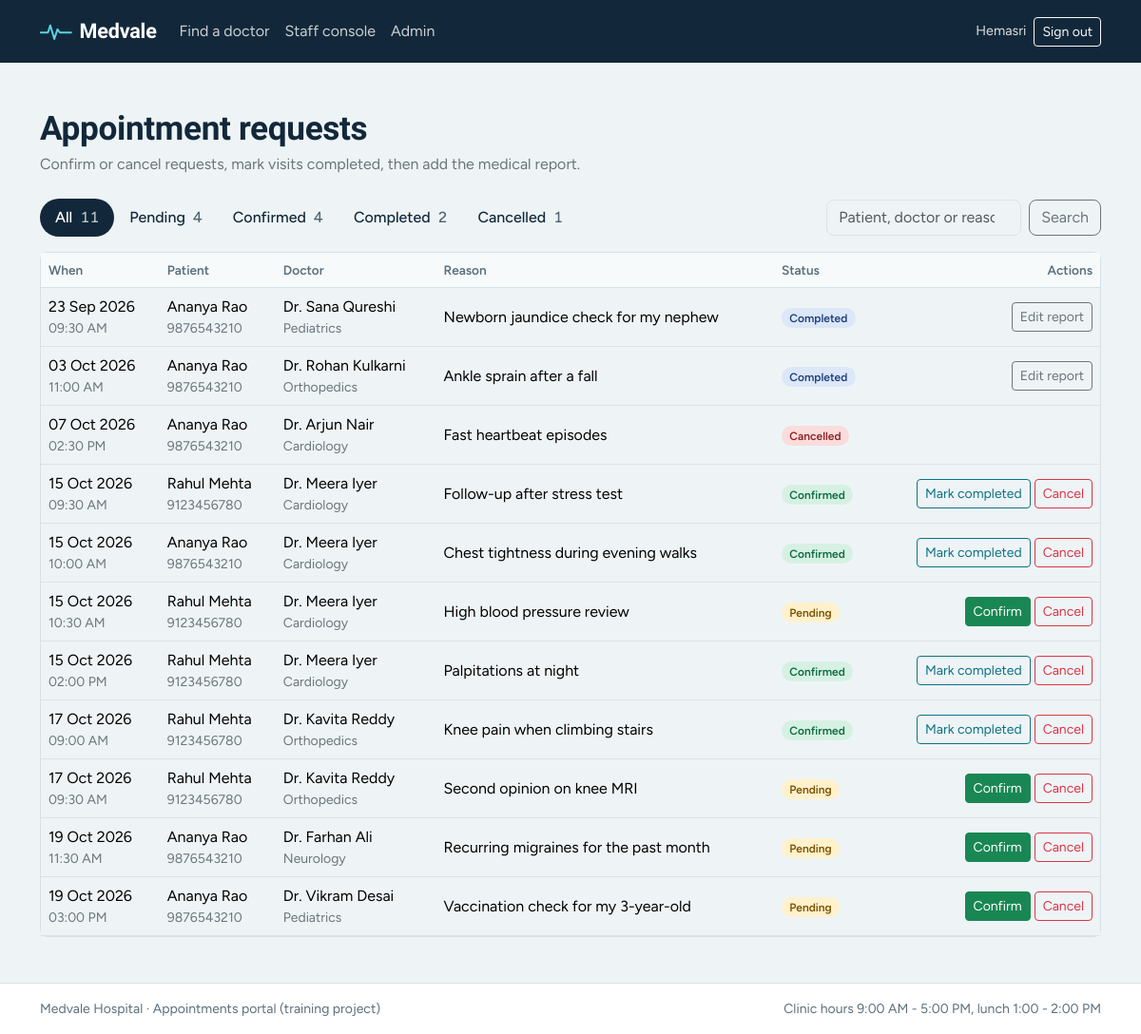
The app's page /staff/appointments/ (signed in) with its own data.
### appointments/models.py (models this page shows, shortened)
class Appointment(models.Model):
    PENDING = "PENDING"
    CONFIRMED = "CONFIRMED"
    COMPLETED = "COMPLETED"
    CANCELLED = "CANCELLED"
    STATUS_CHOICES = [
        (PENDING, "Pending"),
        (CONFIRMED, "Confirmed"),
        (COMPLETED, "Completed"),
        (CANCELLED, "Cancelled"),
    ]
    ALLOWED_TRANSITIONS = {
        PENDING: {CONFIRMED, CANCELLED},
        CONFIRMED: {COMPLETED, CANCELLED},
        COMPLETED: set(),
        CANCELLED: set(),
    }
    patient = models.ForeignKey(Patient, on_delete=models.CASCADE, related_name="appointments")
    doctor = models.ForeignKey(Doctor, on_delete=models.PROTECT, related_name="appointments")
    date = models.DateField()
    time_slot = models.CharField(max_length=5, choices=TIME_SLOTS)
    reason = models.TextField(max_length=500)
    status = models.CharField(max_length=10, choices=STATUS_CHOICES, default=PENDING)
    created_at = models.DateTimeField(auto_now_add=True)
    class Meta:
        ordering = ["-date", "-time_slot"]
        constraints = [
            models.UniqueConstraint(
                fields=["doctor", "date", "time_slot"],
                condition=~Q(status="CANCELLED"),
                name="unique_active_doctor_slot",
            )
        ]
    @property
    def slot_label(self):
        return dict(TIME_SLOTS).get(self.time_slot, self.time_slot)
    @property
    def next_statuses(self):
        labels = dict(self.STATUS_CHOICES)
        order = [self.CONFIRMED, self.COMPLETED, self.CANCELLED]
        allowed = self.ALLOWED_TRANSITIONS.get(self.status, set())
        return [(s, labels[s]) for s in order if s in allowed]

class Patient(models.Model):
    GENDER_CHOICES = [("F", "Female"), ("M", "Male"), ("O", "Other")]
    BLOOD_GROUPS = [
        ("A+", "A+"), ("A-", "A-"), ("B+", "B+"), ("B-", "B-"),
        ("AB+", "AB+"), ("AB-", "AB-"), ("O+", "O+"), ("O-", "O-"),
    ]
    user = models.OneToOneField(
        settings.AUTH_USER_MODEL, on_delete=models.CASCADE, related_name="patient_profile"
    )
    full_name = models.CharField(max_length=120)
    phone = models.CharField(
        max_length=15,
        validators=[RegexValidator(r"^\+?\d{10,14}$", "Enter a valid phone number (10-14 digits).")],
    )
    date_of_birth = models.DateField()
    gender = models.CharField(max_length=1, choices=GENDER_CHOICES)
    blood_group = models.CharField(max_length=3, choices=BLOOD_GROUPS, blank=True)
    address = models.TextField(blank=True)
    created_at = models.DateTimeField(auto_now_add=True)
    class Meta:
        ordering = ["full_name"]

class Doctor(models.Model):
    name = models.CharField(max_length=120)
    department = models.CharField(max_length=20, choices=DEPARTMENTS)
    specialization = models.CharField(max_length=120)
    consultation_fee = models.DecimalField(
        max_digits=8, decimal_places=2, validators=[MinValueValidator(0)]
    )
    available_days = models.CharField(max_length=40, default="MON,TUE,WED,THU,FRI")
    experience_years = models.PositiveSmallIntegerField(default=5)
    bio = models.TextField(blank=True)
    is_active = models.BooleanField(default=True)
    class Meta:
        ordering = ["department", "name"]

### appointments/views.py (the view)
# urls.py: path("staff/appointments/", views.staff_appointments, name="staff_appointments"),
@staff_required
def staff_appointments(request):
    status = request.GET.get("status", "ALL").upper()
    query = request.GET.get("q", "").strip()
    appointments = Appointment.objects.select_related("patient", "doctor", "report")
    counts = appointments.aggregate(
        ALL=Count("id"),
        PENDING=Count("id", filter=Q(status=Appointment.PENDING)),
        CONFIRMED=Count("id", filter=Q(status=Appointment.CONFIRMED)),
        COMPLETED=Count("id", filter=Q(status=Appointment.COMPLETED)),
        CANCELLED=Count("id", filter=Q(status=Appointment.CANCELLED)),
    )
    if status in dict(Appointment.STATUS_CHOICES):
        appointments = appointments.filter(status=status)
    else:
        status = "ALL"
    if query:
        appointments = appointments.filter(
            Q(patient__full_name__icontains=query)
            | Q(doctor__name__icontains=query)
            | Q(reason__icontains=query)
        )
    tabs = [("ALL", "All")] + Appointment.STATUS_CHOICES
    return render(
        request,
        "appointments/staff_appointments.html",
        {
            "appointments": appointments.order_by("date", "time_slot")[:200],
            "tabs": [(code, label, counts[code]) for code, label in tabs],
            "status": status,
            "query": query,
        },
    )

### appointments/views.py (called while the page is built)
def staff_required(view):
    @wraps(view)
    def wrapper(request, *args, **kwargs):
        if not request.user.is_authenticated:
            return redirect_to_login(request.get_full_path())
        if not request.user.is_staff:
            raise PermissionDenied
        return view(request, *args, **kwargs)
    return wrapper

### appointments/templates/appointments/staff_appointments.html (shortened to what this page needs)
{% extends "appointments/base.html" %}
{% block content %}
<div class="mb-4">
  <h1 class="page-title mb-1">Appointment requests</h1>
  <p class="text-secondary mb-0">Confirm or cancel requests, mark visits completed, then add the medical report.</p>
</div>
<div class="d-flex flex-wrap justify-content-between align-items-center gap-3 mb-3">
  <ul class="nav nav-pills status-tabs">
    {% for code, label, count in tabs %}
      <li class="nav-item">
        <a class="nav-link {% if status == code %}active{% endif %}" href="?status={{ code }}{% if query %}&q={{ query|urlencode }}{% endif %}">{{ label }} <span class="count">{{ count }}</span></a>
      </li>
    {% endfor %}
  </ul>
  <form method="get" class="d-flex gap-2" role="search">
    <input type="search" name="q" value="{{ query }}" class="form-control" placeholder="Patient, doctor or reason" aria-label="Search appointments">
    <button class="btn btn-outline-secondary" type="submit">Search</button>
  </form>
</div>
<div class="card">
  <div class="table-responsive">
    <table class="table table-portal align-middle mb-0">
      <thead><tr><th>When</th><th>Patient</th><th>Doctor</th><th>Reason</th><th>Status</th><th class="text-end">Actions</th></tr></thead>
      <tbody>
        {% for appointment in appointments %}
          <tr>
            <td class="text-nowrap">{{ appointment.date|date:"d M Y" }}<div class="text-secondary small">{{ appointment.slot_label }}</div></td>
            <td>{{ appointment.patient.full_name }}<div class="text-secondary small">{{ appointment.patient.phone }}</div></td>
            <td>{{ appointment.doctor.name }}<div class="text-secondary small">{{ appointment.doctor.get_department_display }}</div></td>
            <td class="reason-cell">{{ appointment.reason }}</td>
            <td>{% include "appointments/partials/_status_badge.html" %}</td>
            <td class="text-end text-nowrap">
              {% for value, label in appointment.next_statuses %}
                <form method="post" action="{% url 'staff_update_status' appointment.pk %}" class="d-inline">
                  <button type="submit" class="btn btn-sm {% if value == 'CANCELLED' %}btn-outline-danger{% elif value == 'CONFIRMED' %}btn-success{% else %}btn-outline-primary{% endif %}">
                    {% if value == 'CONFIRMED' %}Confirm{% elif value == 'CANCELLED' %}Cancel{% else %}Mark completed{% endif %}
                  </button>
                </form>
              {% endfor %}
              {% if appointment.status == 'COMPLETED' %}
                <a class="btn btn-sm btn-outline-secondary" href="{% url 'staff_report' appointment.pk %}">{% if appointment.report %}Edit report{% else %}Add report{% endif %}</a>
              {% endif %}
            </td>
          </tr>
        {% empty %}
          <tr><td colspan="6" class="text-center text-secondary py-5">No appointments match this view.</td></tr>
        {% endfor %}
      </tbody>
    </table>
  </div>
</div>
{% endblock %}

### appointments/templates/appointments/base.html (shortened to what this page needs)
{% load static %}<!DOCTYPE html>
<html lang="en">
<head>
  <link href="https://cdn.jsdelivr.net/npm/bootstrap@5.3.3/dist/css/bootstrap.min.css" rel="stylesheet">
  <link href="{% static 'css/portal.css' %}" rel="stylesheet">
</head>
<body>
  <nav class="navbar navbar-expand-lg portal-nav">
    <div class="container">
      <a class="navbar-brand" href="{% url 'doctor_list' %}">
        <svg class="brand-mark" viewBox="0 0 40 24" aria-hidden="true"><path d="M1 13h9l3-9 5 17 4-12 3 4h14" fill="none" stroke="currentColor" stroke-width="2.4" stroke-linecap="round" stroke-linejoin="round"/></svg>
        Medvale
      </a>
      <div class="collapse navbar-collapse" id="mainNav">
        <ul class="navbar-nav me-auto">
          <li class="nav-item"><a class="nav-link" href="{% url 'doctor_list' %}">Find a doctor</a></li>
          {% if user.is_staff %}
            <li class="nav-item"><a class="nav-link" href="{% url 'staff_appointments' %}">Staff console</a></li>
            <li class="nav-item"><a class="nav-link" href="{% url 'admin:index' %}">Admin</a></li>
          {% endif %}
        </ul>
        <div class="d-flex align-items-center gap-2">
          {% if user.is_authenticated %}
            <span class="nav-user">{{ user.get_full_name|default:user.username }}</span>
            <form method="post" action="{% url 'logout' %}">
              <button type="submit" class="btn btn-sm btn-outline-light">Sign out</button>
            </form>
          {% else %}
            <a class="btn btn-sm btn-outline-light" href="{% url 'login' %}">Sign in</a>
            <a class="btn btn-sm btn-light" href="{% url 'register' %}">Create account</a>
          {% endif %}
        </div>
      </div>
    </div>
  </nav>
  <main class="container py-4 py-lg-5">
    {% block content %}{% endblock %}
  </main>
  <footer class="portal-footer">
    <div class="container d-flex flex-wrap justify-content-between gap-2">
      <span>Medvale Hospital &middot; Appointments portal (training project)</span>
      <span>Clinic hours 9:00 AM - 5:00 PM, lunch 1:00 - 2:00 PM</span>
    </div>
  </footer>
</body>
</html>

### appointments/templates/appointments/partials/_status_badge.html
<span class="badge status-badge status-{{ appointment.status|lower }}">{{ appointment.get_status_display }}</span>

### appointments/static/css/portal.css (style rules this page uses)
:root { --ink: #12283a; --sea: #0b7285; --sea-dark: #095c6b; --mist: #eef4f6; --paper: #ffffff; --line: #d6e1e6; --muted: #5b6f7c; --pending-bg: #fff1cc; --pending-fg: #7a5200; --confirmed-bg: #d6f1e3; --confirmed-fg: #0e6b3f; --completed-bg: #dce7f8; --completed-fg: #1f3f7a; --cancelled-bg: #fadcdc; --cancelled-fg: #8e2323; --bs-primary: var(--sea); --bs-primary-rgb: 11, 114, 133; --bs-body-font-family: "Figtree", system-ui, -apple-system, "Segoe UI", Roboto, sans-serif; --bs-body-color: var(--ink); --bs-body-bg: var(--mist); --bs-border-radius: .5rem; --bs-link-color: var(--sea-dark); }
body { min-height: 100vh; display: flex; flex-direction: column; }
main { flex: 1 0 auto; }
h1, h2, h3, .navbar-brand, .stat-num { font-family: "Bricolage Grotesque", "Figtree", system-ui, sans-serif; letter-spacing: -0.01em; }
.btn-outline-primary { --bs-btn-color: var(--sea); --bs-btn-border-color: var(--sea); --bs-btn-hover-bg: var(--sea); --bs-btn-hover-border-color: var(--sea); }
.portal-nav { background: var(--ink); padding-block: .75rem; }
.portal-nav .navbar-brand { color: #fff; font-weight: 700; font-size: 1.35rem; display: inline-flex; align-items: center; gap: .5rem; }
.portal-nav .nav-link { color: rgba(255, 255, 255, .78); }
.brand-mark { width: 2.1rem; height: 1.3rem; color: #5fd0e0; }
.nav-user { color: rgba(255, 255, 255, .85); font-size: .9rem; }
.portal-footer { background: var(--paper); border-top: 1px solid var(--line); color: var(--muted); font-size: .875rem; padding-block: 1rem; }
.page-title { font-size: clamp(1.6rem, 3vw, 2.2rem); font-weight: 700; }
.doctor-card, .appt-card, .form-card, .stat, .card { border: 1px solid var(--line); box-shadow: none; }
.status-badge { font-weight: 600; padding: .4em .7em; border-radius: 999px; }
.status-pending { background: var(--pending-bg); color: var(--pending-fg); }
.status-confirmed { background: var(--confirmed-bg); color: var(--confirmed-fg); }
.status-completed { background: var(--completed-bg); color: var(--completed-fg); }
.status-cancelled { background: var(--cancelled-bg); color: var(--cancelled-fg); }
.table-portal thead th { background: #f6fafb; color: var(--muted); font-weight: 600; font-size: .85rem; border-bottom: 1px solid var(--line); }
.reason-cell { max-width: 22rem; }
.status-tabs .nav-link { color: var(--ink); border-radius: 999px; font-weight: 500; }
.status-tabs .nav-link.active { background: var(--ink); color: #fff; }
.status-tabs .count { opacity: .7; margin-left: .25rem; font-variant-numeric: tabular-nums; }

### records on screen
Appointment: status "Pending", doctor "4", date "19 Oct 2026", slot_label "03:00 PM", patient.full_name "Ananya Rao", patient.phone "9876543210", doctor.name "Dr. Vikram Desai", doctor.department "Pediatrics", reason "Vaccination check for my 3-year-old"
Appointment: status "Confirmed", id "4", date "15 Oct 2026", slot_label "09:30 AM", patient.full_name "Rahul Mehta", patient.phone "9123456780", doctor.name "Dr. Meera Iyer", doctor.department "Cardiology", reason "Follow-up after stress test"
Appointment: status "Cancelled", patient "1", date "07 Oct 2026", slot_label "02:30 PM", patient.full_name "Ananya Rao", patient.phone "9876543210", doctor.name "Dr. Arjun Nair", doctor.department "Cardiology", reason "Fast heartbeat episodes"
Appointment: date "23 Sep 2026", slot_label "09:30 AM", patient.full_name "Ananya Rao", patient.phone "9876543210", doctor.name "Dr. Sana Qureshi", doctor.department "Pediatrics", reason "Newborn jaundice check for my nephew", status "Completed", shows "Edit report"
Appointment: date "03 Oct 2026", slot_label "11:00 AM", patient.full_name "Ananya Rao", patient.phone "9876543210", doctor.name "Dr. Rohan Kulkarni", doctor.department "Orthopedics", reason "Ankle sprain after a fall", status "Completed", shows "Edit report"
Appointment: date "15 Oct 2026", slot_label "10:00 AM", patient.full_name "Ananya Rao", patient.phone "9876543210", doctor.name "Dr. Meera Iyer", doctor.department "Cardiology", reason "Chest tightness during evening walks", status "Confirmed"
Appointment: date "15 Oct 2026", slot_label "10:30 AM", patient.full_name "Rahul Mehta", patient.phone "9123456780", doctor.name "Dr. Meera Iyer", doctor.department "Cardiology", reason "High blood pressure review", status "Pending"
Appointment: date "15 Oct 2026", slot_label "02:00 PM", patient.full_name "Rahul Mehta", patient.phone "9123456780", doctor.name "Dr. Meera Iyer", doctor.department "Cardiology", reason "Palpitations at night", status "Confirmed"
Appointment: date "17 Oct 2026", slot_label "09:00 AM", patient.full_name "Rahul Mehta", patient.phone "9123456780", doctor.name "Dr. Kavita Reddy", doctor.department "Orthopedics", reason "Knee pain when climbing stairs", status "Confirmed"
Appointment: date "17 Oct 2026", slot_label "09:30 AM", patient.full_name "Rahul Mehta", patient.phone "9123456780", doctor.name "Dr. Kavita Reddy", doctor.department "Orthopedics", reason "Second opinion on knee MRI", status "Pending"
Appointment: date "19 Oct 2026", slot_label "11:30 AM", patient.full_name "Ananya Rao", patient.phone "9876543210", doctor.name "Dr. Farhan Ali", doctor.department "Neurology", reason "Recurring migraines for the past month", status "Pending"

### other values on screen
{{ user.get_full_name|default:user.username }} "Hemasri"
{{ label }} "All" "Completed"
{{ count }} "11" "2"
